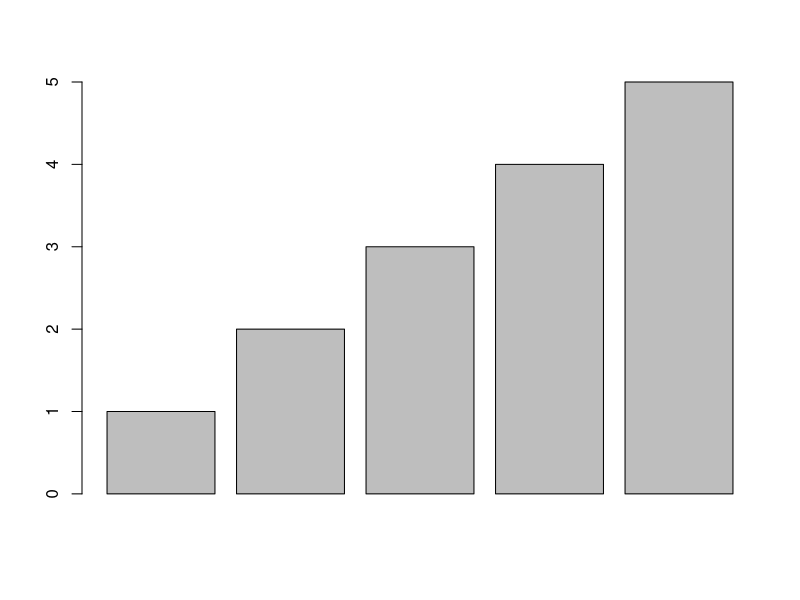
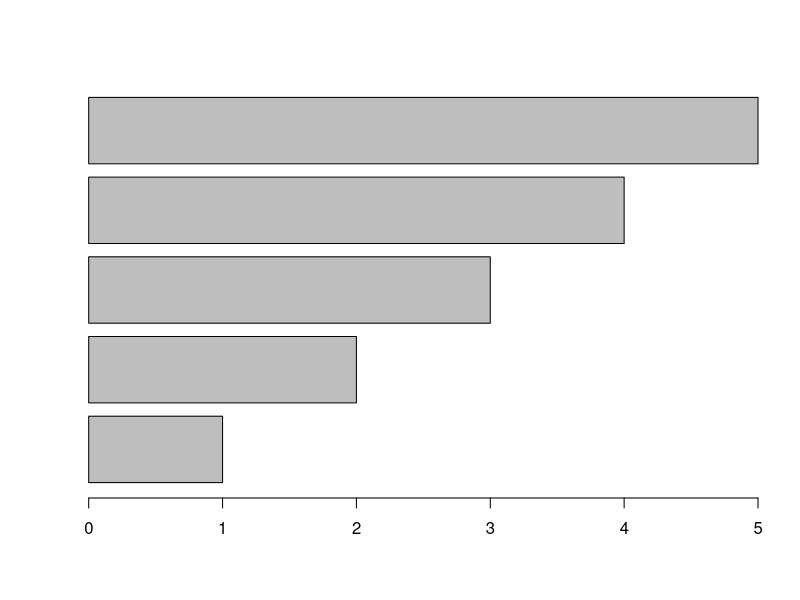
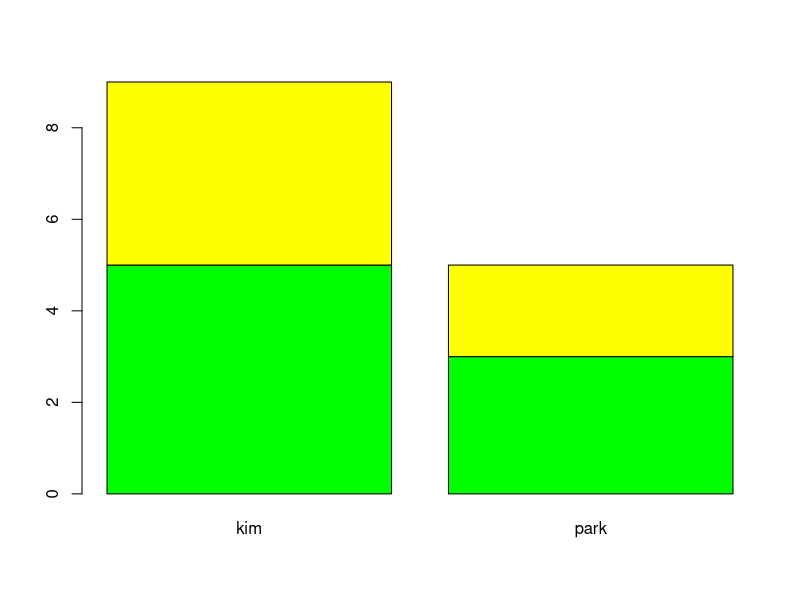
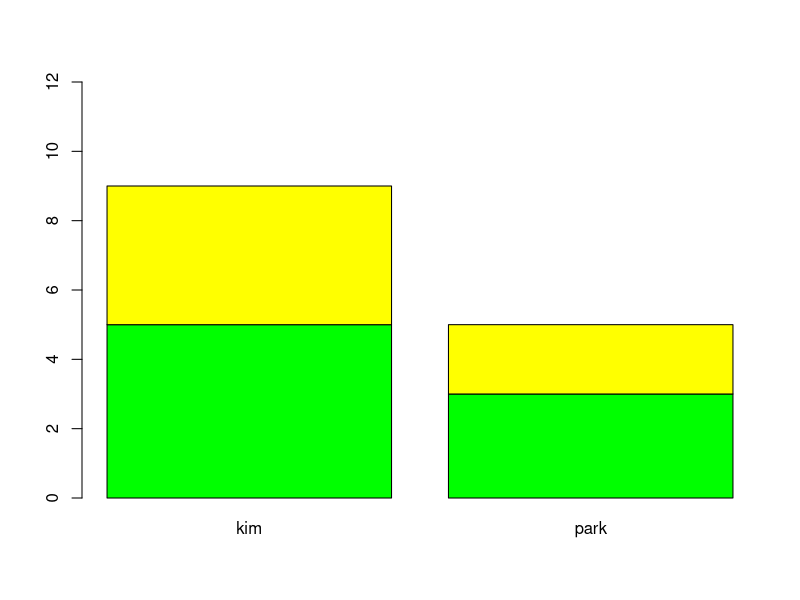
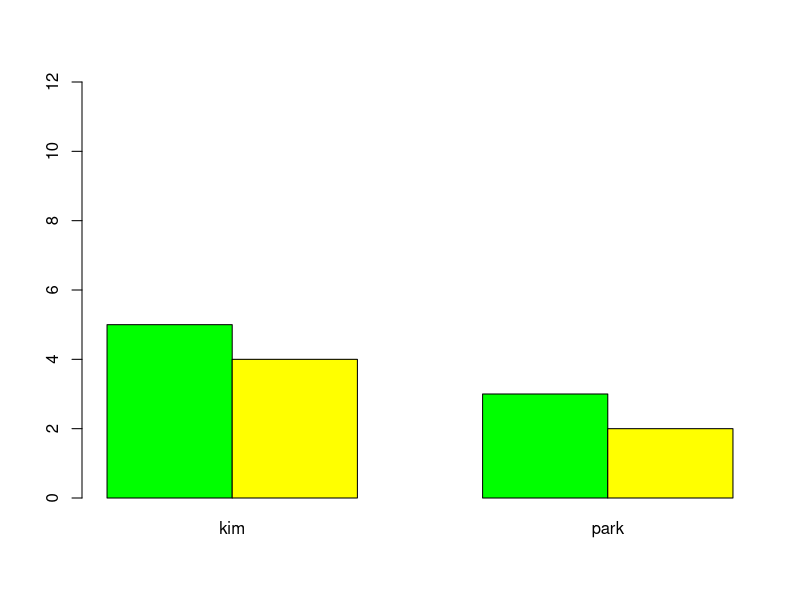
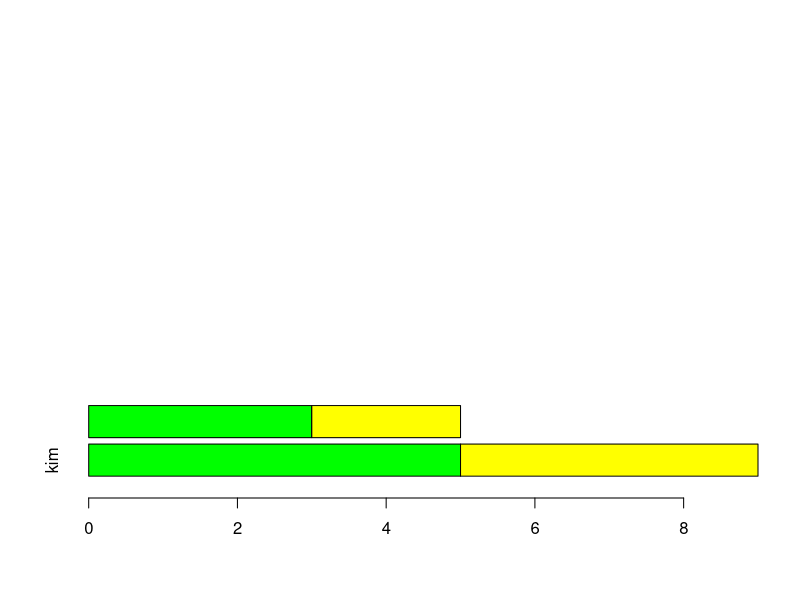
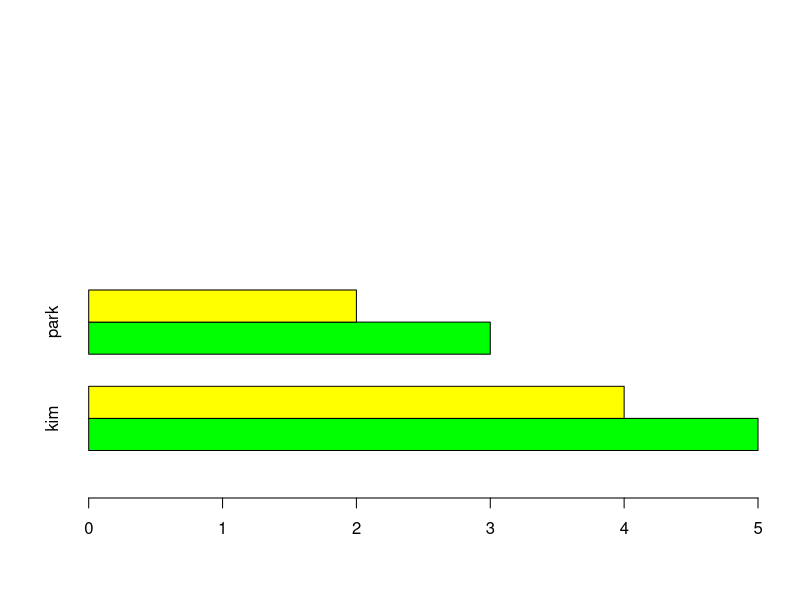

The R script that drew these images, in order:
x <- 1:5

barplot(x)

barplot(x, horiz = TRUE)

x <- matrix(5:2, 2, 2)

names <- c('kim', 'park')
color <- c('green', 'yellow')

barplot(x, names = names, col = color)

barplot(x, names = names, col = color, ylim = c(0, 12))
barplot(x, names = names, col = color, ylim = c(0, 12), beside = TRUE)

barplot(x, names = names, col = color, ylim = c(0, 12), horiz = TRUE)
barplot(x, names = names, col = color, ylim = c(0, 12), horiz = TRUE, beside = TRUE)